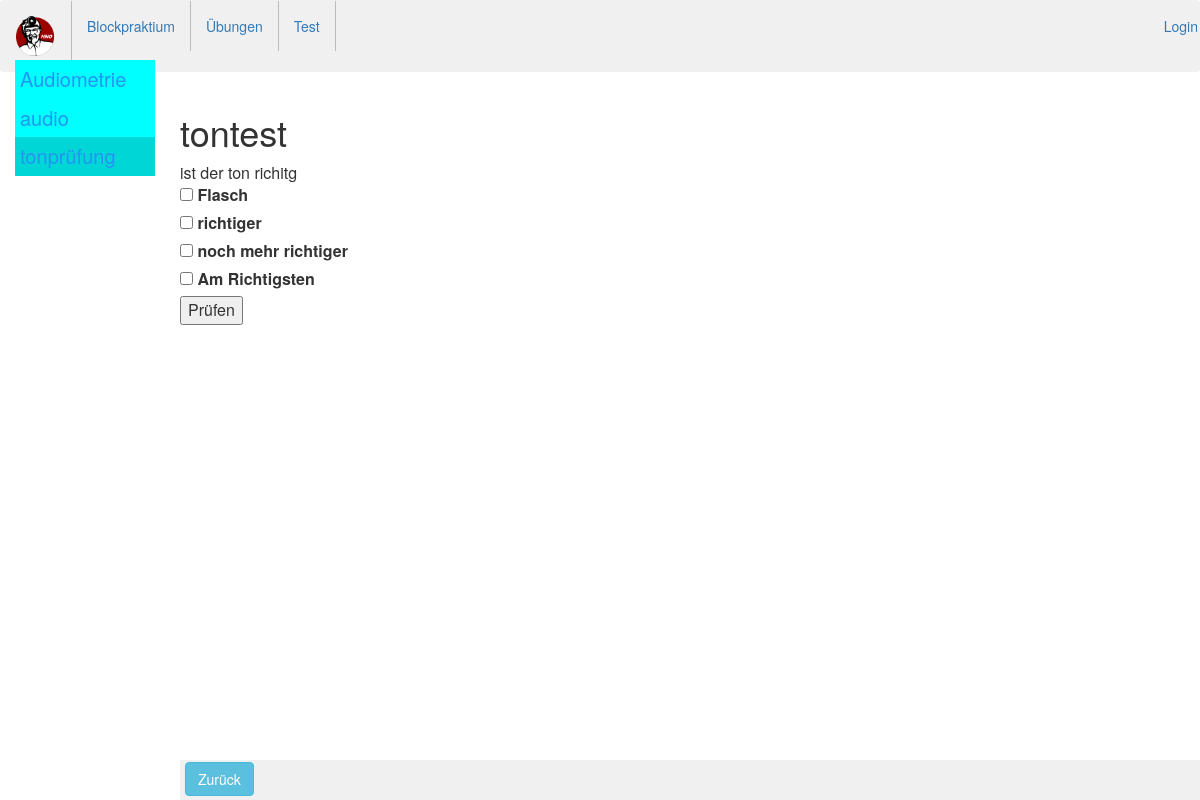
The app's page /ubung/tontest with its own data.
### ubung/models.py (models this page shows, shortened)
class UbungKapitel(models.Model):
    kapitelname = models.CharField(max_length=30)
    def __str__(self):
        return self.kapitelname

class Question(models.Model):
    uberschrift = models.CharField(max_length=40)
    text = models.TextField()
    frage = models.CharField(max_length = 300, null = True, blank = True)
    kapitel = models.ForeignKey(UbungKapitel)
    my_order = models.PositiveIntegerField(default=0, blank=False, null=False)
    image = models.ImageField(blank = True, null = True, upload_to="ubung/")
    coordinates = models.TextField(blank = True)
    class Meta(object):
        ordering = ['my_order']

class Answer(models.Model):
    question = models.ForeignKey(Question)
    answer = models.TextField()
    richtig = models.BooleanField(default = True)

### ubung/views.py (the view, shortened to what this page needs)
# urls.py: url(r'^ubung/', ubungTest),
def ubungTest(request):
    t = get_template("ubung.html")
    if request.path == "/ubung/":
        q = Question.objects.get(my_order=1)
    else:
        q = Question.objects.get(uberschrift=request.path.split("/")[2])
    active = str(q.kapitel)
    kapitelliste = []
    linkliste = []
    for ubung in Question.objects.all():
        if str(ubung.kapitel) not in kapitelliste:
            kapitelliste.append(str(ubung.kapitel))
            linkliste.append("/ubung/"+str(ubung.uberschrift))
    c = {"question": q,
         "kapitelliste": zip(kapitelliste, linkliste),
         "active": active,
         }
    try:
        naechst = Question.objects.get(my_order=q.my_order+1).uberschrift
        c["naechst"] = "/ubung/"+naechst
    except:
        pass
    try:
        zuruck = Question.objects.get(my_order=q.my_order-1).uberschrift
        c["zuruck"] = "/ubung/"+zuruck
    except:
        pass
    gleich = q.uberschrift
    c["gleich"] = gleich
    if len(q.answer_set.all()) != 0:
        answers = {}
        answernumm = []
        i = 0
        for answer in q.answer_set.all():
            i = i+1
            answers[str(answer.answer)] = answer.richtig
            answernumm.append(i)
        answerlist = answers.keys()
        if len(q.answer_set.filter(richtig=True)) < 2:
            c["singlechoice"] = "singlechoice"
        c["answerlist"] = answerlist
    if request.user.is_authenticated():
        c["logged_in"] = True
    print(request.GET.getlist("choice"))
    try:
        givennum = []
        givenanswer = request.GET.getlist("choice")
        print(givenanswer)
        if givenanswer != []:
            richtigListe = []
            print(list(answers.values()))
            for i in range(len(list(answers.values()))):
                if list(answers.values())[i] == True and "choice"+str(i+1) in givenanswer:
                    richtigListe.append(True)
                elif list(answers.values())[i] == False and "choice"+str(i+1) not in givenanswer:
                    richtigListe.append(True)
                else:
                    richtigListe.append(False)
            print(richtigListe)
            c["richtig"] = not False in richtigListe
            c["falsch"] = False in richtigListe
        else:
            print("emppy")
            pass
    except:
        print("not woriking")
        pass
    html = t.render(c)
    return HttpResponse(html)

### templates/ubung.html (shortened to what this page needs)
{% extends "base.html" %}
{% block content %}
<form action="/ubung/{{ gleich}}" method="GET">
   <h1>  {{ question.uberschrift }} </h1>
   <div  class = "mainartikel">
     {{question.text}}
  </div>
   <div style="padding = 30px 30px 30px 30px">
   {%if singlechoice%}
    {%for answer in answerlist%}
       <div class="form-check">
       <input class="form-check-input" type="radio" name="choice" value = "choice{{ forloop.counter }}" id="choice{{ forloop.counter }}">
       <label class="form-check-label" for="defaultCheck1">
       {{answer}}
       </label>
       </div>
     {%endfor%}
   {%else%}
      {%for answer in answerlist%}
        <div class="form-check">
        <input class="form-check-input" name="choice" type="checkbox" value = "choice{{ forloop.counter }}"  id= "choice{{forloop.counter }}">
        <label class="form-check-label" for="defaultCheck1">
        {{answer}}
        </label>
        </div>
      {%endfor%}
    {%endif%}
    </div>
    {% if bildTestPath %}
          {% load static %}
    {%endif%}
    {%if answerlist %}
    <input type = "submit" value = "Prüfen" >
    {%endif%}
</form>
{% endblock %}

### templates/base.html (shortened to what this page needs)
<!DOCTYPE HTML PUBLIC "-//W3C//DTD HTML 4.01//EN">
<html lang="en">
<head>
    <link rel="stylesheet" href="https://maxcdn.bootstrapcdn.com/bootstrap/3.3.7/css/bootstrap.min.css">
</head>
<body>
  <nav class="navbar" style = "background-color: rgba(230,230,230,0.6)">
  <ul class = "nav navbar-nav">
    {% load static %}
    <li><a href = "/"> <img src="{% static "ubung/hno_Logo.png" %}" alt="My image" style="width:40px;height:40px;"></a></li>
    <li><a href="/lernen/">Blockpraktium</a></li>
    <li><a href="/ubung/">Übungen</a></li>
    <li><a href="#">Test</a></li>
  </ul>
  <ul class ="nav navbar-nav navbar-right">
    {% if logged_in %}
    <li><a href="/newarticle">Neuer Artikel</a></li>
    <li><a href="/logout">Logout</a></li>
    {% else %}
    <li><a href="/login">Login</a></li>
    {% endif %}
  </ul>
</nav>
  <div class="container-fluid">
  <div class = "vert">
    {% for kapitel, link in kapitelliste %}
        {% if kapitel == active %}
            <a class = "active" href="{{link}}">{{kapitel}}</a>
        {%else%}
            <a href="{{link}}">{{kapitel}}</a>
        {%endif%}
    {%endfor%}
  </div>
  </div>
  <div class="container">
  <div class ="main">
    {% block content %}{% endblock %}
    <footer class="bg-white fixed-bottom">
    {% if zuruck %}
       <a id = "prevLink" href="{{ zuruck }}" class = "btn btn-info" style ="margin-top:2px; margin-left:5px;"> Zurück </a>
    {% endif %}
  </footer>
  </div>
  </div>
</body>
</html>

### templates/base.html (style rules this page uses)
.active { color:#064579; background: #00D6D6; }
.vert { width: 140px; position:fixed; z-index: 1; top: 60px; left: 10 px; background: #00ffff; overflow-x: hidden; font-size: 20px; }
.vert a { padding: 5px 5px 5px 5px; text-decoration: none; color: #2196F3; display:block; }
li { border-right: 1px solid #bbb; float: left; }
.main { margin-left: 150px; font-size: 16px; padding-bottom:70px; }
.navbar { background-color: rgba(230,230,230,0.6); }
footer { position: fixed; height: 40px; bottom: 0; width: 100%; background-color: rgba(230,230,230,0.6); }

### records on screen
UbungKapitel: kapitelliste "Audiometrie"
UbungKapitel: kapitelliste "audio"
UbungKapitel: kapitelliste "tonprüfung"
Question: uberschrift "tontest", text "ist der ton richitg"
Answer: answerlist "Flasch"
Answer: answerlist "richtiger"
Answer: answerlist "noch mehr richtiger"
Answer: answerlist "Am Richtigsten"
